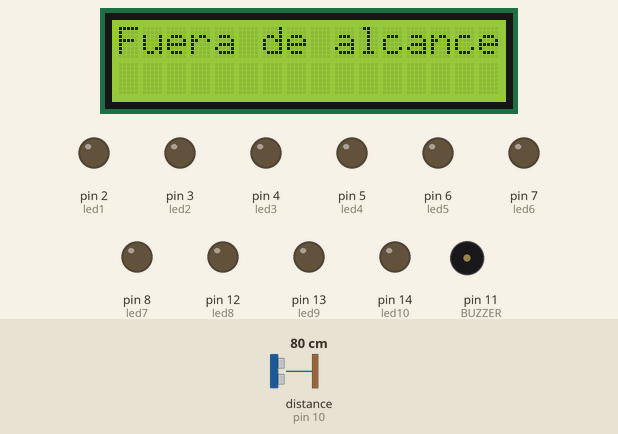
This sketch was run on a simulated Arduino Uno, built with avr-gcc and run on an emulated ATmega328P. Shown: 16×2 character LCD, output pins drawn as LEDs (lit = HIGH), buzzer (waves = sounding). Wiring (inferred from the names in the program): ultrasonic range finder: trigger pin 9; echo pin 10. Inputs (shaded band) come from the test bench; at power-on: distance to the obstacle (sensor on pin 10) 80 cm. The echo pulse lasts 58.3 µs per cm; pins used as bus, display or sensor lines are not drawn; what the sketch prints to the serial monitor is not drawn.

Above: at 1.2 s.
1.3 s: distance to the obstacle (sensor on pin 10) set to 49 cm
2.8 s: distance to the obstacle (sensor on pin 10) set to 43 cm
At 3.6 s:
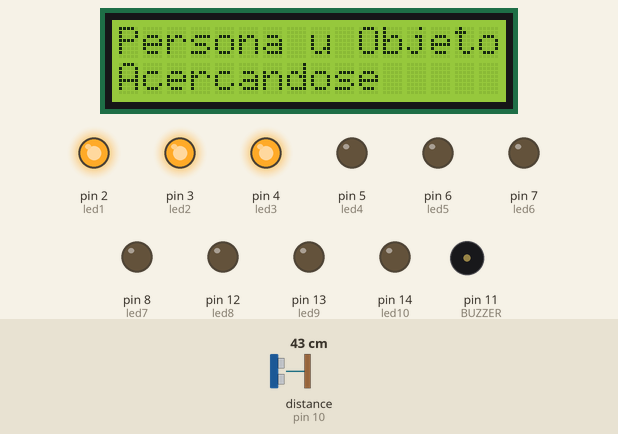
4.5 s: distance to the obstacle (sensor on pin 10) set to 9 cm
At 5.7 s:
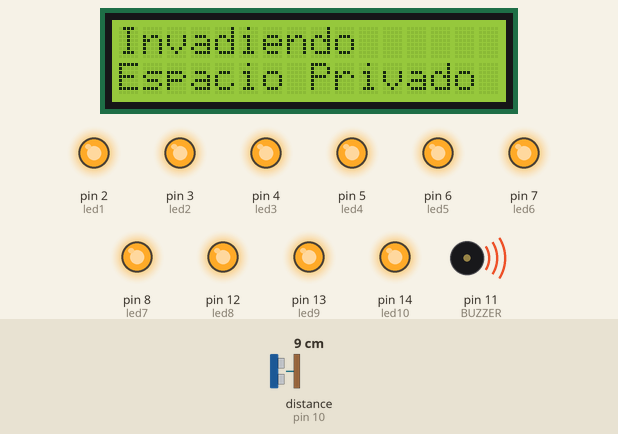
At 14.79 s:
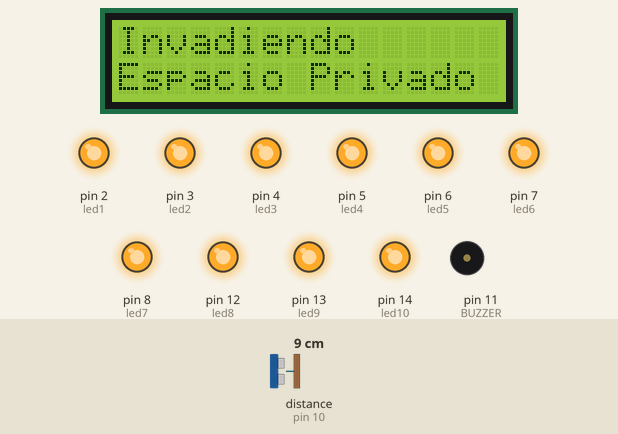
Timing chart, 0 to 26.3 s (numbered marks = the images above; inputs shaded):
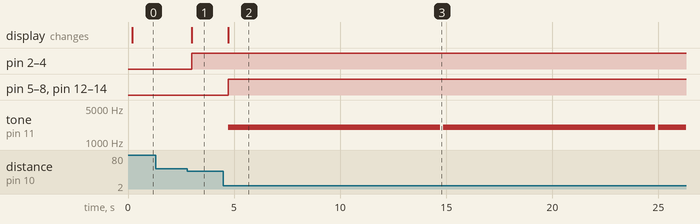

The sketch:

Pantalla_con_alerta.ino
```cpp
/*
   Fundacion Kinal
   Centro educativo tecnico laboral Kinal
   Quinto perito
   Quinto electronica
   Codigo Tecnico: EB5AM
   Curso: Taller de electronica digital y reparacion de computadoras I
   Proyecto: Alarma de distancia
   Nombre: Jared Hernan Ruiz Anleu
   Fecha: 28/04/23
*/
#include <Wire.h>
#include <LiquidCrystal_I2C.h>

#define BUZZER 11

#define disparo  9 //definimos el pin al que conectaremos el trigger
#define receptor  10 //definimos el pin al que conetaremos el echo

long sensor, distancia;

#define led1 2
#define led2 3
#define led3 4
#define led4 5
#define led5 6
#define led6 7
#define led7 8
#define led8 12
#define led9 13
#define led10 14

void distancia1();
void distancia2();
void distancia3();
void distancia4();

//Crear el objeto lcd  dirección  0x27 y 16 columnas x 2 filas
LiquidCrystal_I2C lcd_JARED(0x27,16,2);  //

void setup() {
  // Inicializar el LCD
  lcd_JARED.init();
  //Encender la luz de fondo.
  lcd_JARED.backlight();
  Serial.begin(9600);
  pinMode(disparo, OUTPUT);//definimos la variable disparo como una salida
  pinMode(receptor,INPUT);//definimos la variable receptro como una entrada
  pinMode(BUZZER,OUTPUT);
  pinMode(led1,OUTPUT);
  pinMode(led2,OUTPUT);
  pinMode(led3,OUTPUT);
  pinMode(led4,OUTPUT);
  pinMode(led5,OUTPUT);
  pinMode(led6,OUTPUT);
  pinMode(led7,OUTPUT);
  pinMode(led8,OUTPUT);
  pinMode(led9,OUTPUT);
  pinMode(led10,OUTPUT);
}

void loop() {

   digitalWrite(disparo, HIGH);
   delayMicroseconds(10);
   digitalWrite(disparo, LOW);
   sensor = pulseIn(receptor, HIGH);
   distancia = sensor / 59;
   Serial.println(distancia);
   Serial.println("cm");
   delay(100);

 distancia1();

 distancia2();

 distancia3();

 distancia4();
}

  void distancia1(){
    if(distancia >= 50){
    lcd_JARED.clear();
    lcd_JARED.setCursor(0,0);
    lcd_JARED.print("Fuera de alcance  ");
    digitalWrite(led1,LOW);
    digitalWrite(led2,LOW);
    digitalWrite(led3,LOW);
    digitalWrite(led4,LOW);
    digitalWrite(led5,LOW);
    digitalWrite(led6,LOW);
    digitalWrite(led7,LOW);
    digitalWrite(led8,LOW);
    digitalWrite(led9,LOW);
    digitalWrite(led10,LOW);
    }
  }
 void distancia2(){
  if(distancia >= 30 && distancia <= 45){
    lcd_JARED.clear();
    lcd_JARED.setCursor(0,0);
    lcd_JARED.print("Persona u Objeto");
    lcd_JARED.setCursor(0,1);
    lcd_JARED.print("Acercandose");
    digitalWrite(led1,HIGH);
    digitalWrite(led2,HIGH);
    digitalWrite(led3,HIGH);
    digitalWrite(led4,LOW);
    digitalWrite(led5,LOW);
    digitalWrite(led6,LOW);
    digitalWrite(led7,LOW);
    digitalWrite(led8,LOW);
    digitalWrite(led9,LOW);
    digitalWrite(led10,LOW);
    }
 }
 void distancia3(){
   if(distancia >= 15 && distancia <= 30){
    lcd_JARED.clear();
    lcd_JARED.setCursor(0,0);
    lcd_JARED.print("Cuidado");
    lcd_JARED.setCursor(0,1);
    lcd_JARED.print("Espacio Privado");
    digitalWrite(led1,HIGH);
    digitalWrite(led2,HIGH);
    digitalWrite(led3,HIGH);
    digitalWrite(led4,HIGH);
    digitalWrite(led5,HIGH);
    digitalWrite(led6,HIGH);
    digitalWrite(led7,LOW);
    digitalWrite(led8,LOW);
    digitalWrite(led9,LOW);
    digitalWrite(led10,LOW);
    tone(BUZZER, 1000);
    delay(5000);
    noTone(BUZZER);
    }
 }
 void distancia4(){
  if(distancia >= 5 && distancia <= 15){
    lcd_JARED.clear();
    lcd_JARED.setCursor(0,0);
    lcd_JARED.print("Invadiendo");
    lcd_JARED.setCursor(0,1);
    lcd_JARED.print("Espacio Privado");
    digitalWrite(led1,HIGH);
    digitalWrite(led2,HIGH);
    digitalWrite(led3,HIGH);
    digitalWrite(led4,HIGH);
    digitalWrite(led5,HIGH);
    digitalWrite(led6,HIGH);
    digitalWrite(led7,HIGH);
    digitalWrite(led8,HIGH);
    digitalWrite(led9,HIGH);
    digitalWrite(led10,HIGH);
    tone(BUZZER, 2000);
    delay(10000);
    noTone(BUZZER);

  }
 }
```

Measured:
- the behaviour switches between 47 and 46 cm on distance to the obstacle (sensor on pin 10) (found by bisection; images 0 and 1)
- after the input at 1.3 s, every drawn part: stays the same
- after the input at 2.8 s, pin 2 (led1), pin 3 (led2), pin 4 (led3): LOW → HIGH after 0.21 s; the display: changes after 0.21 s (image 1)
- after the input at 4.5 s, pin 5 (led4), pin 6 (led5), pin 7 (led6), pin 8 (led7), pin 12 (led8), pin 13 (led9), pin 14 (led10): LOW → HIGH after 0.23 s; tone on pin 11 (BUZZER): alternates 2000 Hz for 10.0 s and silent for 0.13 s, starting after 0.23 s; the display: changes after 0.23 s (image 2)
